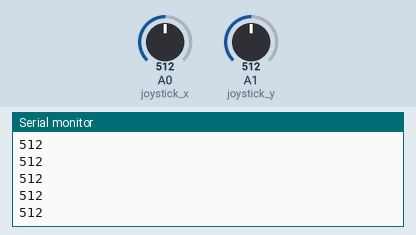
This sketch was run on a simulated Arduino Uno, built with avr-gcc and run on an emulated ATmega328P. Shown: the last lines printed to the serial monitor. Inputs (shaded band) come from the test bench; at power-on: A0 (joystick_x) = 512, A1 (joystick_y) = 512. No radio packets arrive unless stated.

Above: at 1.2 s.
1.3 s: A0 (joystick_x) set to 716
At 2.3 s:
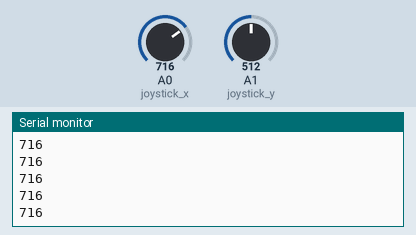
2.8 s: A0 (joystick_x) set to 900
At 3.6 s:
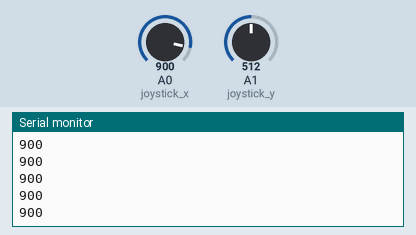
Timing chart, 0 to 5.8 s (numbered marks = the images above; inputs shaded):
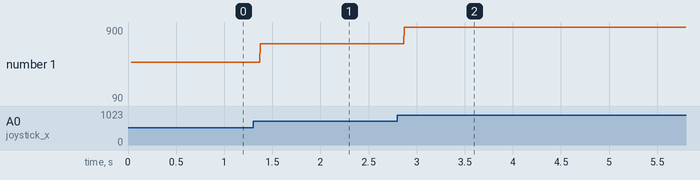

Measured:
- after the input at 1.3 s, the serial monitor: prints a new line after 0.08 s (image 1)
- after the input at 2.8 s, the serial monitor: prints a new line after 0.07 s (image 2)
- plotted number 1: 512 → 716 after the input at 1.3 s, 716 → 90 after the input at 2.8 s

The sketch:

Servo_RC_TX.ino
```cpp
#include <printf.h>
#include <nRF24L01.h>
#include <RF24_config.h>
#include <RF24.h>
#include <string.h>
#include <stdlib.h>

#include <SPI.h>


  RF24 radio(7, 8); // CE,CSN
  int joystick_x = A0;
  int joystick_y = A1;
  int button = 3;
  int x, y;
  int knopf;
  float z = 0.00;
  const byte address[6] = "00001";
  char pos[32] ="Hello from the other side";


void setup() {

  pinMode (joystick_x, INPUT);
  pinMode (joystick_y, INPUT);

  radio.begin();
  radio.openWritingPipe(address);
  radio.setPALevel(RF24_PA_MIN);
  radio.stopListening();

  Serial.begin(9600);
}

void loop() {

  x = analogRead(joystick_x);
  y = analogRead(joystick_y);

  Serial.println(pos);

  itoa(x, pos, 10);
  Serial.println(pos);


  radio.write(pos, sizeof(pos));

  delay(1);

}
```
